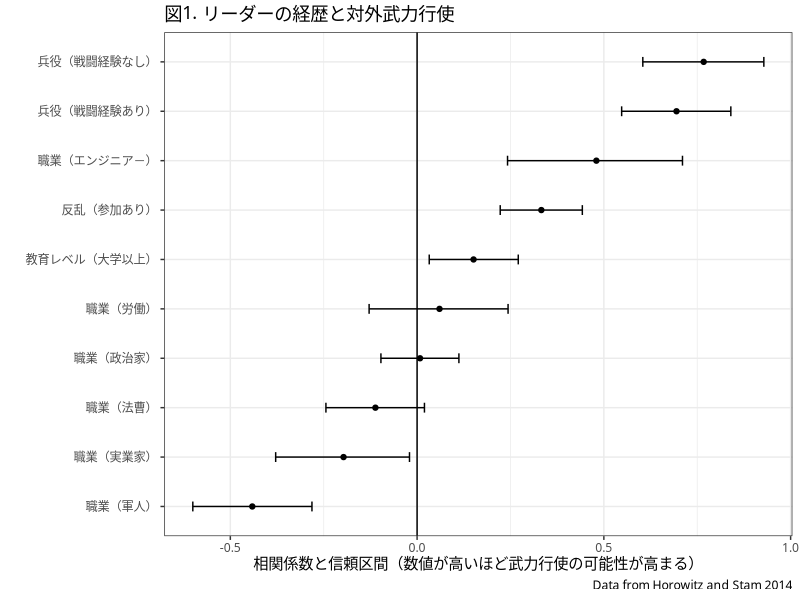

This chart was generated by the following R code:
## ---- chunk 1
knitr::opts_chunk$set(echo = TRUE)
## ---- chunk 2
library(tidyverse)
library(haven)

leader_profile <- read_dta("leaders_datapaper_replication_final_9_10_15.dta")

leader_article <- read_dta("S0020818314000046sup002.dta")

theme_set(theme_light())

## ---- chunk 3
leader_profile %>% 
  count(dadwork, sort = T)

leader_processed <- leader_profile %>% 
  select(idacr, ccode, year, leadername, inyear, outyear, age, gender, married, onlychild, firstborn, leveledu, milservice, combat, rebel, miledu, medicine, economics, physhealth) %>% 
  mutate(leveledu = recode(leveledu, `0` = 0, `1` = 0,  `2` = 1, `3` = 1)) 

leader_processed %>% 
  count(ccode, sort = T)

## ---- chunk 4
library(broom)

leader_article_processed <- leader_article %>% 
  select(leaderid, leadername, ccode, year, age, milservice, milnoncombat, combat, rebel, rebelwin, rebelloss, leveledu, teacher, journalism, law, engineering, labor, police, careerpolitician, militarycareer, businesscareer, cwinit) %>% 
  mutate(leveledu = recode(leveledu, `0` = 0, `1` = 0,  `2` = 1, `3` = 1)) %>%
  mutate(age = ifelse(age > 50, 1, 0)) %>% 
  filter(!is.na(combat))

mod <- glm(cwinit ~ milnoncombat + 
             combat + 
             rebel +
             leveledu + 
             law + 
             engineering + 
             labor +
             businesscareer +
             militarycareer + 
             careerpolitician, 
    data = leader_article_processed, 
    family = binomial) 

summary(mod)

estimate_leaders <- tidy(mod)
confint_leaders <- confint_tidy(mod)

estimate_confint <- bind_cols(estimate_leaders, confint_leaders)

estimate_confint_subset <- estimate_confint[2:11, ] 

estimate_confint_subset %>% 
  mutate(term = recode(term, milnoncombat = "兵役（戦闘経験なし）", 
                       combat = "兵役（戦闘経験あり）", 
                       engineering = "職業（エンジニア－）", 
                       rebel = "反乱（参加あり）", 
                       leveledu = "教育レベル（大学以上）",
                       labor = "職業（労働）", 
                       careerpolitician = "職業（政治家）", 
                       law = "職業（法曹）", 
                       businesscareer = "職業（実業家）", 
                       militarycareer = "職業（軍人）")) %>% 
  mutate(term = fct_reorder(term, estimate)) %>% 
  ggplot(aes(term, estimate)) +
  geom_point() +
  geom_errorbar(aes(ymin = conf.low, ymax = conf.high, width = 0.2)) +
  coord_flip() +
  geom_hline(yintercept = 0, color = "black") +
  labs(title = "図1. リーダーの経歴と対外武力行使", 
       x = "", 
       y = "相関係数と信頼区間（数値が高いほど武力行使の可能性が高まる）",
       caption = "Data from Horowitz and Stam 2014") +
  theme_bw(base_family = "HiraKakuProN-W6")
